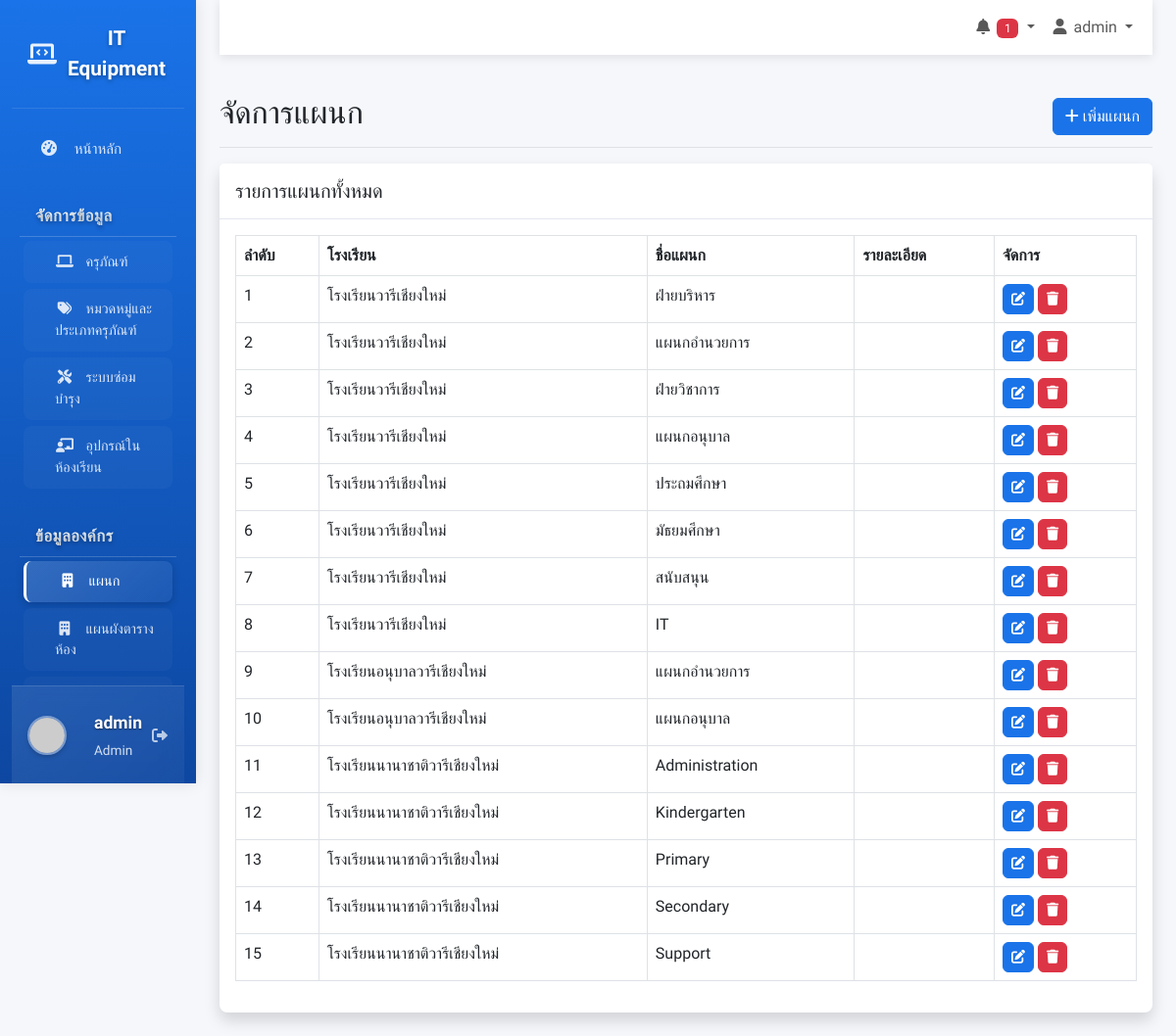
Screenshot of /departments.php (signed in) with the database file from the repository.
### tables this page shows
CREATE TABLE IF NOT EXISTS departments (
    id INT AUTO_INCREMENT PRIMARY KEY COMMENT 'รหัสแผนก (Primary Key)',
    school_name VARCHAR(100) NOT NULL COMMENT 'ชื่อโรงเรียน',
    department_name VARCHAR(100) NOT NULL COMMENT 'ชื่อแผนก',
    department_description TEXT COMMENT 'รายละเอียดแผนก',
    created_at TIMESTAMP DEFAULT CURRENT_TIMESTAMP COMMENT 'วันที่สร้างบันทึก',
    updated_at TIMESTAMP DEFAULT CURRENT_TIMESTAMP ON UPDATE CURRENT_TIMESTAMP COMMENT 'วันที่แก้ไขล่าสุด',
    INDEX idx_school_name (school_name),
    INDEX idx_department_name (department_name)
);

### departments.php (the view, shortened to what this page needs)
<?php
require_once 'includes/header.php';
$departments_query = "SELECT * FROM departments ORDER BY id ASC";
$departments_list = $db->query($departments_query)->fetchAll(PDO::FETCH_ASSOC);
?>
<?php
include 'includes/sidebar.php';
?>
<main class="col-md-9 ms-sm-auto col-lg-10 px-md-4">
    <?php include 'includes/navbar.php'; ?>
    <div class="d-flex justify-content-between flex-wrap flex-md-nowrap align-items-center pt-3 pb-2 mb-3 border-bottom">
        <h1 class="h2">จัดการแผนก</h1>
        <button type="button" class="btn btn-primary" data-bs-toggle="modal" data-bs-target="#departmentModal" onclick="clearForm()">
            <i class="fas fa-plus"></i> เพิ่มแผนก
        </button>
    </div>
    <div class="card shadow mb-4">
        <div class="card-header py-3">
            <h5 class="m-0 font-weight-bold ">รายการแผนกทั้งหมด</h5>
        </div>
        <div class="card-body">
            <div class="table-responsive">
                <table class="table table-bordered" id="dataTable" width="100%" cellspacing="0">
                    <thead>
                        <tr>
                            <th>ลำดับ</th>
                            <th>โรงเรียน</th>
                            <th>ชื่อแผนก</th>
                            <th>รายละเอียด</th>
                            <th>จัดการ</th>
                        </tr>
                    </thead>
                    <tbody>
                        <?php $counter = 1; ?>
                        <?php foreach($departments_list as $department): ?>
                        <tr>
                            <td><?php echo $counter++; ?></td>
                            <td><?php echo $department['school_name']; ?></td>
                            <td><?php echo $department['department_name']; ?></td>
                            <td><?php echo $department['department_description']; ?></td>
                            <td>
                                <button type="button" class="btn btn-sm btn-primary" data-bs-toggle="modal" data-bs-target="#departmentModal" onclick='editDepartment(<?php echo json_encode($department); ?>)'>
                                    <i class="fas fa-edit"></i>
                                </button>
                                <a href="departments.php?action=delete&id=<?php echo $department['id']; ?>" class="btn btn-sm btn-danger" onclick="return confirm('คุณแน่ใจหรือไม่?')">
                                    <i class="fas fa-trash"></i>
                                </a>
                            </td>
                        </tr>
                        <?php endforeach; ?>
                    </tbody>
                </table>
            </div>
        </div>
    </div>
</main>
<?php require_once 'includes/footer.php'; ?>

### css/style.css (style rules this page uses)
:root { --primary: #1a73e8; --primary-dark: #0d47a1; --secondary: #6c757d; --success: #28a745; --info: #17a2b8; --warning: #ffc107; --danger: #dc3545; --light: #f8f9fa; --dark: #343a40; }
body { font-family: 'Prompt', sans-serif; background-color: #f5f7fb; }
.card { border: none; border-radius: 0.5rem; box-shadow: 0 0.15rem 1.75rem 0 rgba(58, 59, 69, 0.15); margin-bottom: 1.5rem; }
.card-header { background-color: white; border-bottom: 1px solid #e3e6f0; font-weight: 600; }
.btn { border-radius: 0.375rem; font-weight: 500; }
.btn-primary { background-color: var(--primary); border-color: var(--primary); }
.table-responsive { overflow-x: auto; }
.card { transition: box-shadow 0.3s ease; }

### includes/header.php (style rules this page uses)
:root { --primary: #1a73e8; --primary-dark: #0d47a1; --secondary: #6c757d; --success: #28a745; --info: #17a2b8; --warning: #ffc107; --danger: #dc3545; --light: #f8f9fa; --dark: #343a40; }
body { font-family: 'Prompt', sans-serif; background-color: #f5f7fb; }

### rows the page displays
departments: school_name "โรงเรียนวารีเชียงใหม่", department_name "ฝ่ายบริหาร"
departments: school_name "โรงเรียนวารีเชียงใหม่", department_name "แผนกอำนวยการ"
departments: school_name "โรงเรียนวารีเชียงใหม่", department_name "ฝ่ายวิชาการ"
departments: school_name "โรงเรียนวารีเชียงใหม่", department_name "แผนกอนุบาล"
departments: school_name "โรงเรียนวารีเชียงใหม่", department_name "ประถมศึกษา"
departments: school_name "โรงเรียนวารีเชียงใหม่", department_name "มัธยมศึกษา"
departments: school_name "โรงเรียนวารีเชียงใหม่", department_name "สนับสนุน"
departments: school_name "โรงเรียนวารีเชียงใหม่", department_name "IT"
departments: school_name "โรงเรียนอนุบาลวารีเชียงใหม่", department_name "แผนกอำนวยการ"
departments: school_name "โรงเรียนอนุบาลวารีเชียงใหม่", department_name "แผนกอนุบาล"
departments: school_name "โรงเรียนนานาชาติวารีเชียงใหม่", department_name "Administration"
departments: school_name "โรงเรียนนานาชาติวารีเชียงใหม่", department_name "Kindergarten"
departments: school_name "โรงเรียนนานาชาติวารีเชียงใหม่", department_name "Primary"
departments: school_name "โรงเรียนนานาชาติวารีเชียงใหม่", department_name "Secondary"
departments: school_name "โรงเรียนนานาชาติวารีเชียงใหม่", department_name "Support"

### other values shown
$_SESSION['username'] "admin"
$_SESSION['role'] "Admin"
$pending_count "1"
